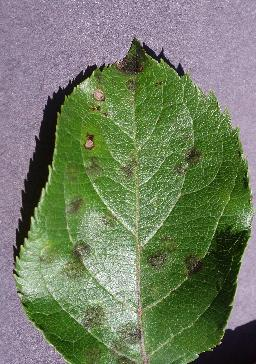
#> input picture dataset/train/c_0/119.jpg, 256 x 364 px, given in place of 1.jpg, which was not available
$ python global.py   (Python 2 division)   (older library calls are emulated)
#> lines starting #> are read from the running program, lines starting #| are printed output that depends on the picture; pictures that were not available may be replaced by others from this repository, and a replacement may not be noted
#-----------------------------------
# GLOBAL FEATURE EXTRACTION
#-----------------------------------

# organize imports
from sklearn.preprocessing import LabelEncoder
from sklearn.preprocessing import MinMaxScaler
import numpy as np
import mahotas
import cv2
import os
import h5py

# fixed-sizes for image
fixed_size = tuple((500, 500))

# path to training data
train_path = "dataset/train"

# no.of.trees for Random Forests
num_trees = 100

# bins for histogram
bins = 8

# train_test_split size
test_size = 0.10

# seed for reproducing same results
seed = 9

# feature-descriptor-1: Hu Moments
def fd_hu_moments(image):
    image = cv2.cvtColor(image, cv2.COLOR_BGR2GRAY)
    feature = cv2.HuMoments(cv2.moments(image)).flatten()
    return feature

# feature-descriptor-2: Haralick Texture
def fd_haralick(image):
    # convert the image to grayscale
    gray = cv2.cvtColor(image, cv2.COLOR_BGR2GRAY)
    # compute the haralick texture feature vector
    haralick = mahotas.features.haralick(gray).mean(axis=0)
    # return the result
    return haralick

# feature-descriptor-3: Color Histogram
def fd_histogram(image, mask=None):
    # convert the image to HSV color-space
    image = cv2.cvtColor(image, cv2.COLOR_BGR2HSV)
    # compute the color histogram
    hist  = cv2.calcHist([image], [0, 1, 2], None, [bins, bins, bins], [0, 256, 0, 256, 0, 256])
    # normalize the histogram
    cv2.normalize(hist, hist)
    # return the histogram
    return hist.flatten()

# get the training labels
train_labels = os.listdir(train_path)

# sort the training labels
train_labels.sort()
print(train_labels)

# empty lists to hold feature vectors and labels
global_features = []
labels = []

i, j = 0, 0
k = 0

# num of images per class
images_per_class = 80

train_path1 = "dataset/train"


# loop over the training data sub-folders
for training_name in train_labels:
    # join the training data path and each species training folder
    dir = os.path.join(train_path1, training_name)
    print dir

    # get the current training label
    current_label = training_name

    k = 1
    # loop over the images in each sub-folder
    for x in range(1,images_per_class+1):
        # get the image file name
        #file = os.path.join(dir,"/",str(x))

        file = dir + "/" + str(x) + ".jpg"
       # print file
        # read the image and resize it to a fixed-size
        image = cv2.imread(file)
#> image is the input picture: shape (364, 256, 3); mean B, G, R 98.7, 125, 113.1
        image = cv2.resize(image, fixed_size)
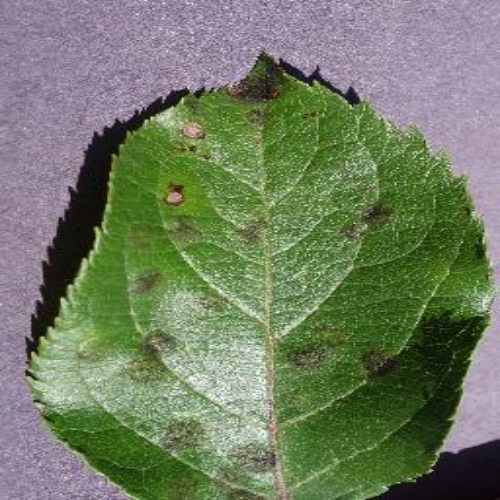
#> image: shape (500, 500, 3); mean B, G, R 98.5, 124.9, 112.9

        ####################################
        # Global Feature extraction
        ####################################
        fv_hu_moments = fd_hu_moments(image)
#> in fd_hu_moments, `image = cv2.cvtColor(image, cv2.COLOR_BGR2GRAY)`:
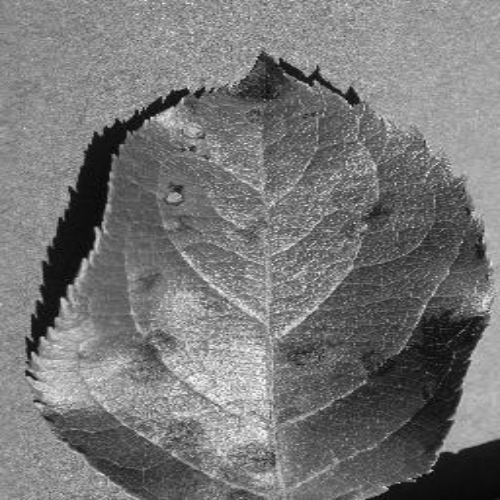
#> image: shape (500, 500); min 3, max 249, mean 118.3
#> in fd_hu_moments, `feature = cv2.HuMoments(cv2.moments(image)).flatten()`: feature = [0.00143, 2.49e-08, 3.88e-11, 1.07e-12, 8.45e-25, -7.89e-17, -6.87e-24]
#> fv_hu_moments has the same summary as feature in fd_hu_moments
#> (the run stopped early here; a loop or call above may not have finished)

$ run again, on dataset/train/c_1/129.jpg
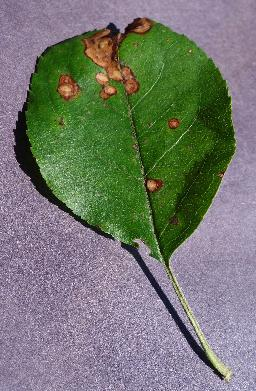
#> input picture dataset/train/c_1/129.jpg, 256 x 391 px, given in place of 1.jpg, which was not available
#> image is the input picture: shape (391, 256, 3); mean B, G, R 110.6, 120.3, 116
#> `image = cv2.resize(image, fixed_size)`:
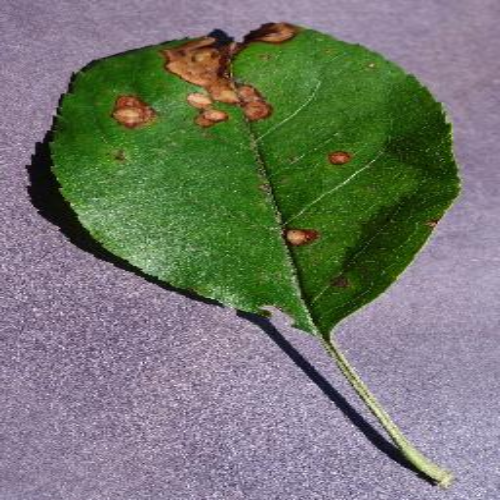
#> image: shape (500, 500, 3); mean B, G, R 110.4, 120.2, 115.9
#> in fd_hu_moments, `image = cv2.cvtColor(image, cv2.COLOR_BGR2GRAY)`:
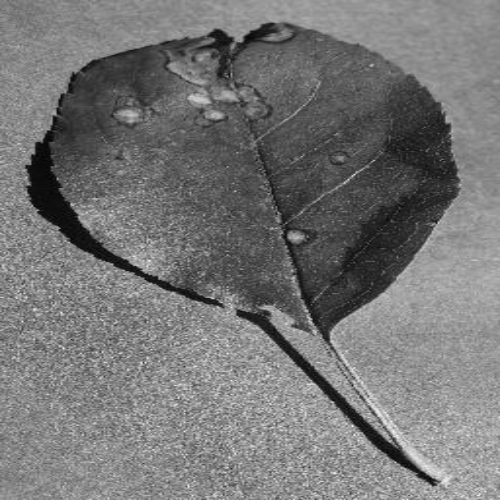
#> image: shape (500, 500); min 2, max 249, mean 117.8
#> feature = [0.00153, 2.25e-10, 1.01e-11, 2.83e-11, 4.8e-22, 1.29e-16, -2.21e-23]
#> fv_hu_moments has the same summary as feature in fd_hu_moments

$ run again, on dataset/train/c_1/142.jpg
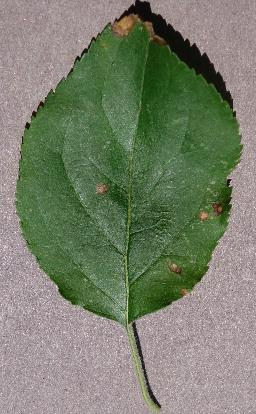
#> input picture dataset/train/c_1/142.jpg, 256 x 414 px, given in place of 1.jpg, which was not available
#> image is the input picture: shape (414, 256, 3); mean B, G, R 107.5, 127, 120.1
#> `image = cv2.resize(image, fixed_size)`:
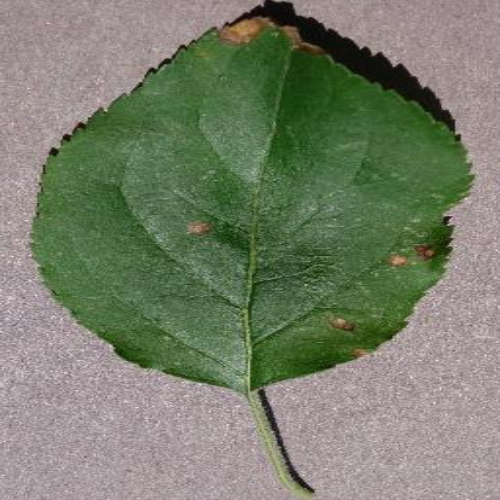
#> image: shape (500, 500, 3); mean B, G, R 107.3, 126.8, 120
#> in fd_hu_moments, `image = cv2.cvtColor(image, cv2.COLOR_BGR2GRAY)`:
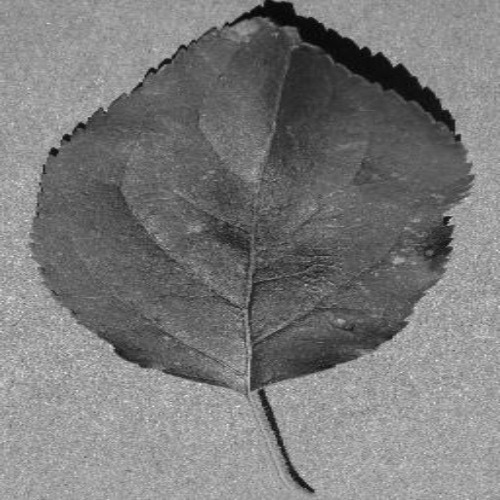
#> image: shape (500, 500); min 2, max 239, mean 122.6
#> feature = [0.00151, 3.03e-09, 5.15e-12, 2.4e-11, -3.89e-23, -9.7e-16, -2.64e-22]
#> fv_hu_moments has the same summary as feature in fd_hu_moments

$ run again, on dataset/train/c_10/11.jpg
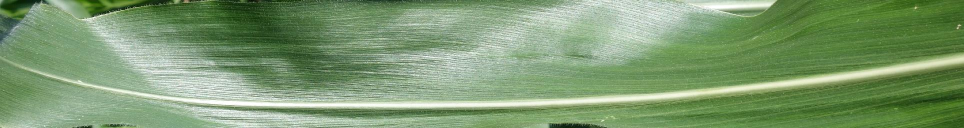
#> input picture dataset/train/c_10/11.jpg, 1927 x 256 px, given in place of 1.jpg, which was not available (shown at 1/2 size)
#> image is the input picture: shape (256, 1927, 3); mean B, G, R 112.1, 154.4, 124.7
#> `image = cv2.resize(image, fixed_size)`:
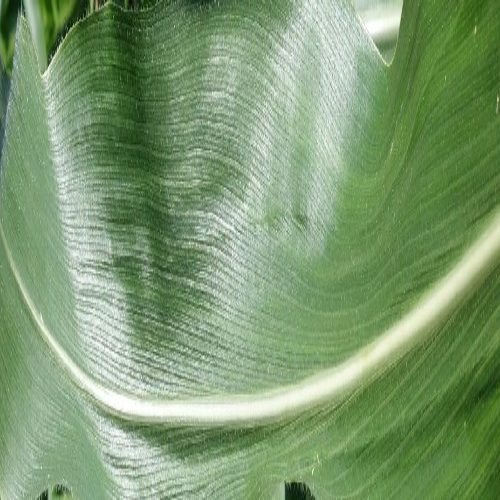
#> image: shape (500, 500, 3); mean B, G, R 112, 154.3, 124.6
#> in fd_hu_moments, `image = cv2.cvtColor(image, cv2.COLOR_BGR2GRAY)`:
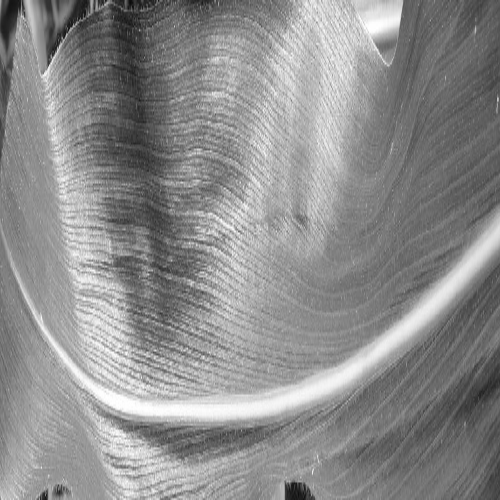
#> image: shape (500, 500); min 10, max 255, mean 140.6
#> feature = [0.00112, 9.98e-09, 1.64e-12, 9.63e-13, 5.02e-25, 9.32e-17, -1.1e-24]
#> fv_hu_moments has the same summary as feature in fd_hu_moments
